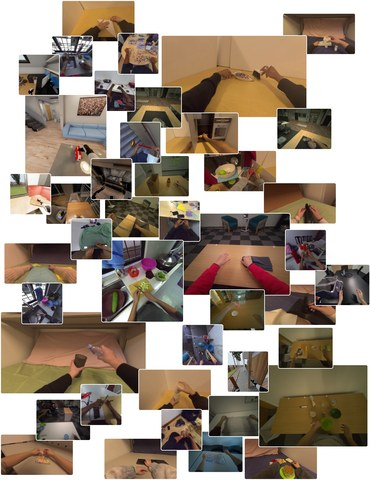
#> input picture assets/framework/ego-data.jpg, 370 x 480 px
$ python -i transforms.py   (imports and definitions only)
#> lines starting #> are read from the running program, lines starting #| are printed output that depends on the picture
#> further down, picture is the input picture: PIL image 370x480 RGB; mean R, G, B 156.1, 142, 127.8
"""Shared preprocessing transforms for token, proprio, and image timelines."""

from __future__ import annotations

import os
import random
import tempfile
from pathlib import Path

import numpy as np
from PIL import Image, ImageEnhance, ImageOps
from scipy.spatial.transform import Rotation as Rotation


# [113 lines left out: functions atomic_save_npy, resample_linear, _normalize_quat_wxyz, resample_quat_wxyz, projected_gravity_from_quat_wxyz, token_to_video_frame_index and 3 more, not called in this run]


def _jitter_factor(amount: float) -> float:
    amount = max(float(amount), 0.0)
    return random.uniform(max(0.0, 1.0 - amount), 1.0 + amount)


def _apply_color_jitter(
    image: Image.Image,
    *,
    brightness: float = 0.3,
    contrast: float = 0.4,
    saturation: float = 0.5,
) -> Image.Image:
#> called with brightness = 0.3, contrast = 0.4, saturation = 0.5
    image = ImageEnhance.Brightness(image).enhance(_jitter_factor(brightness))
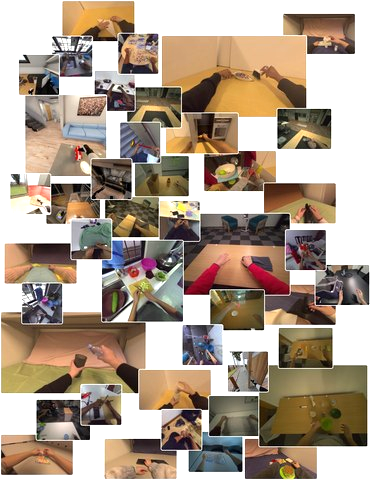
#> image: PIL image 370x480 RGB; mean R, G, B 172.7, 155.9, 139.2
    image = ImageEnhance.Contrast(image).enhance(_jitter_factor(contrast))
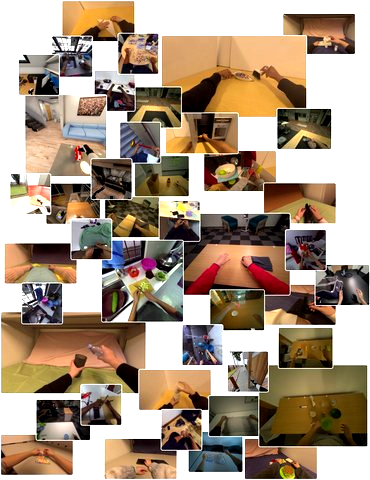
#> image: PIL image 370x480 RGB; mean R, G, B 169.1, 149.5, 129.7
    image = ImageEnhance.Color(image).enhance(_jitter_factor(saturation))
    return image


# [21 lines left out: function gr00t_image_transform, not called in this run]

>>> from PIL import Image
>>> picture = Image.open('../../../assets/framework/ego-data.jpg')
>>> result = _apply_color_jitter(picture)
